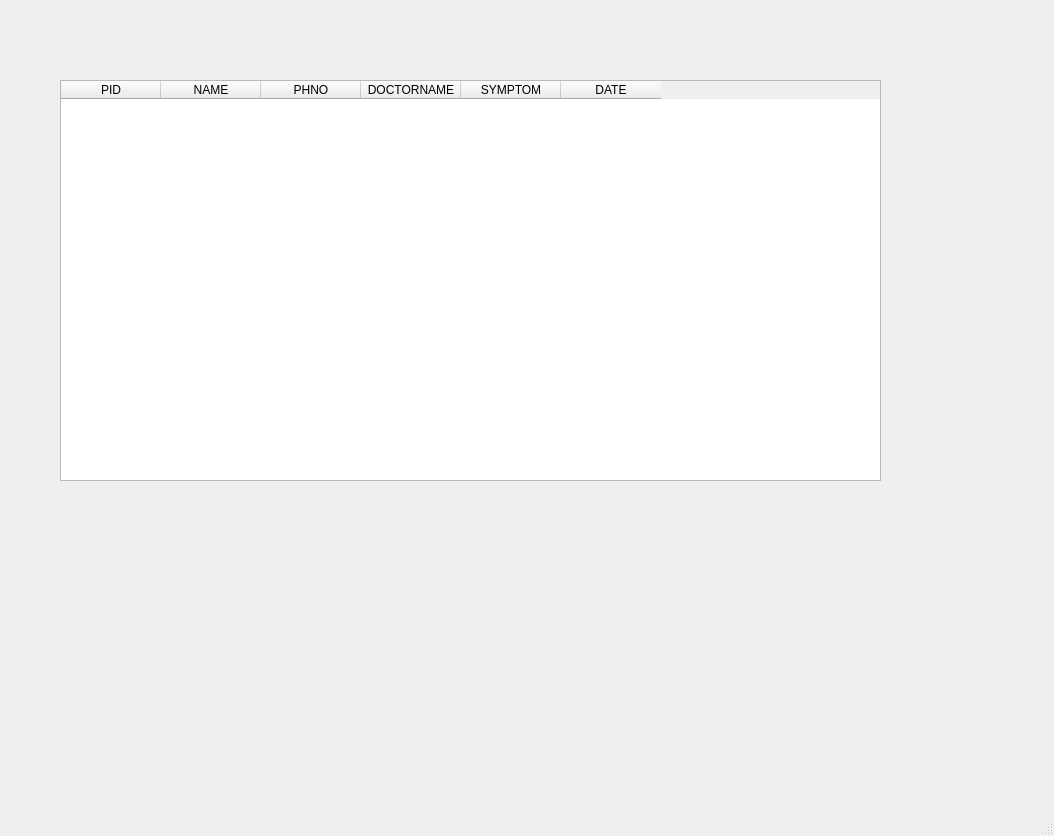
<?xml version="1.0" encoding="UTF-8"?>
<ui version="4.0">
 <class>allbooking</class>
 <widget class="QMainWindow" name="allbooking">
  <property name="geometry">
   <rect>
    <x>0</x>
    <y>0</y>
    <width>1054</width>
    <height>836</height>
   </rect>
  </property>
  <property name="windowTitle">
   <string>MainWindow</string>
  </property>
  <widget class="QWidget" name="centralwidget">
   <widget class="QTableWidget" name="allbooking_2">
    <property name="geometry">
     <rect>
      <x>60</x>
      <y>80</y>
      <width>821</width>
      <height>401</height>
     </rect>
    </property>
    <column>
     <property name="text">
      <string>PID</string>
     </property>
    </column>
    <column>
     <property name="text">
      <string>NAME</string>
     </property>
    </column>
    <column>
     <property name="text">
      <string>PHNO</string>
     </property>
    </column>
    <column>
     <property name="text">
      <string>DOCTORNAME</string>
     </property>
    </column>
    <column>
     <property name="text">
      <string>SYMPTOM</string>
     </property>
    </column>
    <column>
     <property name="text">
      <string>DATE</string>
     </property>
    </column>
   </widget>
  </widget>
  <widget class="QMenuBar" name="menubar">
   <property name="geometry">
    <rect>
     <x>0</x>
     <y>0</y>
     <width>1054</width>
     <height>26</height>
    </rect>
   </property>
  </widget>
  <widget class="QStatusBar" name="statusbar"/>
 </widget>
 <resources/>
 <connections/>
</ui>
